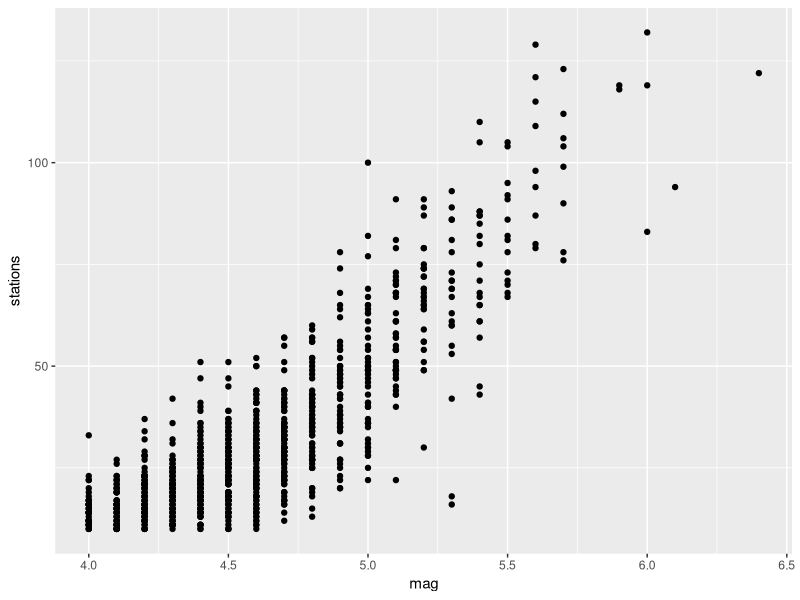

R code for this plot:
# Our second R script

# Lines starting with a # are comments. You can write anything you like there and
# it will be ignored when 'run' in R/RStudio. These are useful for adding notes
# to yourself for later.

# This first command loads up the `tidyverse` library/package which includes
# `ggplot2` for creating pretty charts.
library(tidyverse)

# Now we'll load some data on earthquakes from around Fiji
data(quakes)

# Let's plot the earthquake magnitude versus the number
# of stations that detect them
ggplot(data=quakes) +
  geom_point(mapping=aes(x=mag, y=stations))

# You can add more code or comments below here.
